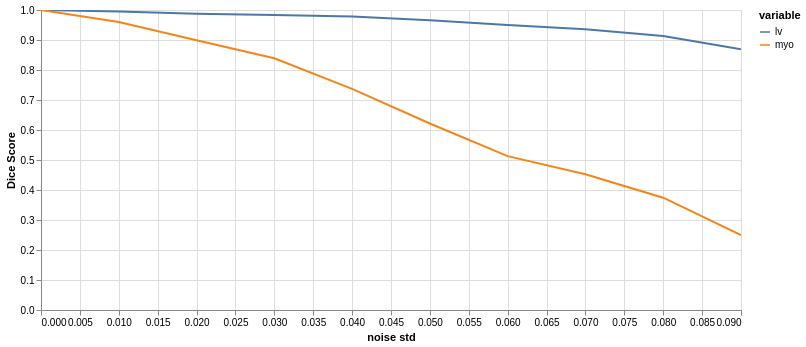

The cell this chart's notebook holds for it:
### Code cell
plot_eval_series(result)

### Figure 1 — Vega-Lite specification as saved in the notebook (floating-point values rounded to 4 significant figures)
{"config": {"view": {"continuousWidth": 300, "continuousHeight": 300}}, "data": {"name": "data-67f13db53c1bf8c39b27ab97f8fa2688"}, "mark": {"type": "line"}, "encoding": {"color": {"field": "variable", "type": "nominal"}, "tooltip": {"field": "Dice Score", "type": "quantitative"}, "x": {"field": "noise std", "type": "quantitative"}, "y": {"field": "Dice Score", "type": "quantitative"}}, "height": 300, "params": [{"name": "param_1e9efca18e7a2868", "select": {"type": "interval", "encodings": ["x", "y"]}, "bind": "scales"}], "width": 700, "$schema": "https://vega.github.io/schema/vega-lite/v6.1.0.json", "datasets": {"data-67f13db53c1bf8c39b27ab97f8fa2688": [{"noise std": 0.0, "variable": "lv", "Dice Score": 1.0}, {"noise std": 0.01, "variable": "lv", "Dice Score": 0.9947}, {"noise std": 0.02, "variable": "lv", "Dice Score": 0.9875}, {"noise std": 0.03, "variable": "lv", "Dice Score": 0.9831}, {"noise std": 0.04, "variable": "lv", "Dice Score": 0.9779}, {"noise std": 0.05, "variable": "lv", "Dice Score": 0.9662}, {"noise std": 0.06, "variable": "lv", "Dice Score": 0.9501}, {"noise std": 0.07, "variable": "lv", "Dice Score": 0.936}, {"noise std": 0.08, "variable": "lv", "Dice Score": 0.9131}, {"noise std": 0.09, "variable": "lv", "Dice Score": 0.8694}, {"noise std": 0.0, "variable": "myo", "Dice Score": 1.0}, {"noise std": 0.01, "variable": "myo", "Dice Score": 0.9601}, {"noise std": 0.02, "variable": "myo", "Dice Score": 0.8991}, {"noise std": 0.03, "variable": "myo", "Dice Score": 0.8389}, {"noise std": 0.04, "variable": "myo", "Dice Score": 0.7371}, {"noise std": 0.05, "variable": "myo", "Dice Score": 0.6218}, {"noise std": 0.06, "variable": "myo", "Dice Score": 0.5128}, {"noise std": 0.07, "variable": "myo", "Dice Score": 0.4526}, {"noise std": 0.08, "variable": "myo", "Dice Score": 0.3743}, {"noise std": 0.09, "variable": "myo", "Dice Score": 0.2497}]}}
